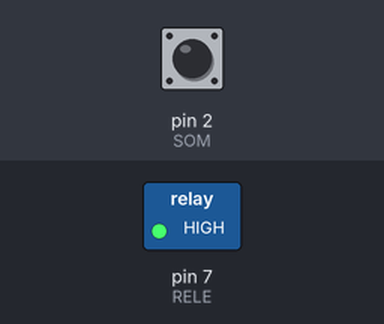
Bench run of a sketch on a simulated Arduino Uno, built with avr-gcc and run on an emulated ATmega328P. On the bench: switched loads named in the sketch (green lamp = pin HIGH). The inputs (shaded band) are chosen by the test bench; at power-on: pin 2 (SOM) HIGH.

Above: at 1.2 s.
1.3 s: pin 2 (SOM) pulled LOW for 0.15 s
At 2.5 s:
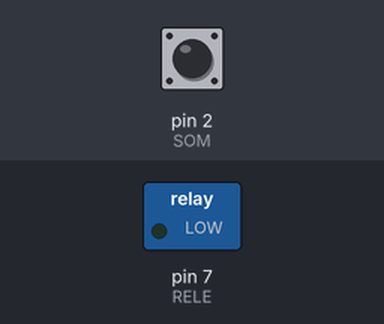
2.9 s: pin 2 (SOM) pulled LOW for 1 s
At 3.9 s:
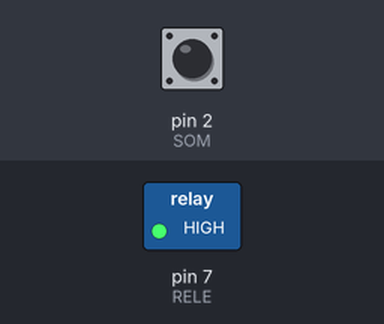
5.4 s: pin 2 (SOM) pulled LOW for 3.2 s
At 5.8 s:
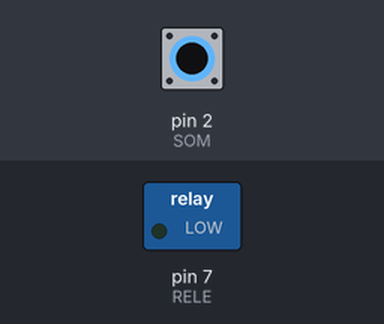
Timing chart, 0 to 8.4 s (numbered marks = the images above; inputs shaded):
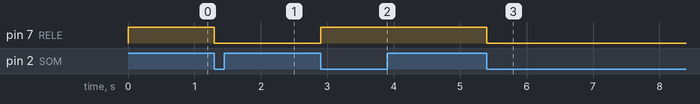

Measured:
- after the input at 1.3 s, pin 7 (RELE): HIGH → LOW at once
- after the input at 2.9 s, pin 7 (RELE): LOW → HIGH at once
- after the input at 5.4 s, pin 7 (RELE): HIGH → LOW at once

The sketch:

Projeto_142_Rele_com_Clap_Switch.ino
```cpp
// Projeto 142 - Relé com Clap Switch
// Arduino Uno | Arduino Neon Lab

const byte SOM=2,RELE=7;
const bool ATIVO=LOW;
bool ligado=false,ant=HIGH;
unsigned long ultima=0;
void setup(){pinMode(SOM,INPUT_PULLUP);pinMode(RELE,OUTPUT);
 digitalWrite(RELE,!ATIVO);}
void loop(){
 bool agora=digitalRead(SOM);
 if(ant==HIGH && agora==LOW && millis()-ultima>350){
  ligado=!ligado;ultima=millis();
 }
 ant=agora;digitalWrite(RELE,ligado?ATIVO:!ATIVO);
}
```
